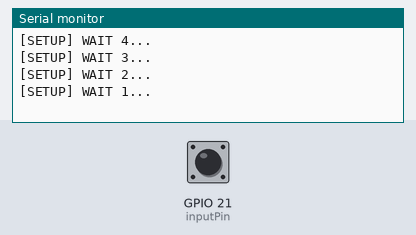
Bench run of a sketch on a simulated ESP32. Shown: the last lines printed to the serial monitor. The inputs (shaded band) are chosen by the test bench; at power-on: GPIO 21 (inputPin) HIGH. WiFi joins after 1.5 s; servers stay silent unless stated; uploads are accepted with an empty reply.

Above: at 5.2 s.
5.3 s: GPIO 21 (inputPin) pulled LOW for 0.15 s
At 8.0 s:
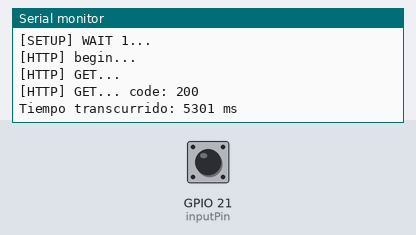
8.3 s: GPIO 21 (inputPin) pulled LOW for 1 s
At 8.46 s:
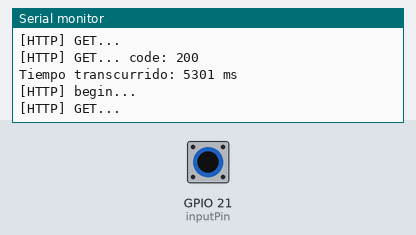
10.8 s: GPIO 21 (inputPin) pulled LOW for 0.15 s
At 12.3 s:
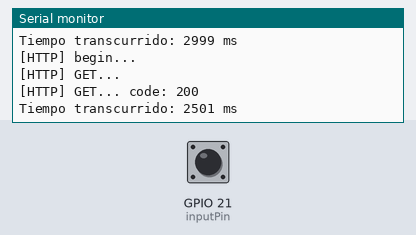
Timing chart, 0 to 13.8 s (numbered marks = the images above; inputs shaded):
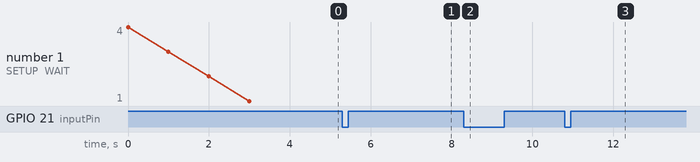

Measured:
- after the input at 5.3 s, the serial monitor: prints a new line after 1.5 s (image 1)
- after the input at 10.8 s, the serial monitor: prints a new line after 0.20 s (image 3)

The sketch:

p32_medir_tiempo_entre_activaciones_consulta_http_con_tiempo.ino
```cpp
/**
 * BasicHTTPClient.ino
 *
 *  Created on: 24.05.2015
 *
 */

#include <Arduino.h>

#include <WiFi.h>
#include <WiFiMulti.h>

#include <HTTPClient.h>

#define USE_SERIAL Serial

#include <ArduinoJson.h>

WiFiMulti wifiMulti;

//---------------------------------------//

int inputPin = 21;

// Variables para almacenar el estado actual y anterior del pin de entrada
int inputState = LOW;
int previousInputState = LOW;

// Variables para almacenar el tiempo de la última y la penúltima activación
unsigned long lastActivationTime = 0;
unsigned long previousActivationTime = 0;

//---------------------------------------//

//String host = "http://192.168.20.36:3000/";
String deviceId = "operario_2";

/*
const char* ca = \
"-----BEGIN CERTIFICATE-----\n" \
"MIIEkjCCA3qgAwIBAgIQCgFBQgAAAVOFc2oLheynCDANBgkqhkiG9w0BAQsFADA/\n" \
"MSQwIgYDVQQKExtEaWdpdGFsIFNpZ25hdHVyZSBUcnVzdCBDby4xFzAVBgNVBAMT\n" \
"DkRTVCBSb290IENBIFgzMB4XDTE2MDMxNzE2NDA0NloXDTIxMDMxNzE2NDA0Nlow\n" \
"SjELMAkGA1UEBhMCVVMxFjAUBgNVBAoTDUxldCdzIEVuY3J5cHQxIzAhBgNVBAMT\n" \
"GkxldCdzIEVuY3J5cHQgQXV0aG9yaXR5IFgzMIIBIjANBgkqhkiG9w0BAQEFAAOC\n" \
"AQ8AMIIBCgKCAQEAnNMM8FrlLke3cl03g7NoYzDq1zUmGSXhvb418XCSL7e4S0EF\n" \
"q6meNQhY7LEqxGiHC6PjdeTm86dicbp5gWAf15Gan/PQeGdxyGkOlZHP/uaZ6WA8\n" \
"SMx+yk13EiSdRxta67nsHjcAHJyse6cF6s5K671B5TaYucv9bTyWaN8jKkKQDIZ0\n" \
"Z8h/pZq4UmEUEz9l6YKHy9v6Dlb2honzhT+Xhq+w3Brvaw2VFn3EK6BlspkENnWA\n" \
"a6xK8xuQSXgvopZPKiAlKQTGdMDQMc2PMTiVFrqoM7hD8bEfwzB/onkxEz0tNvjj\n" \
"/PIzark5McWvxI0NHWQWM6r6hCm21AvA2H3DkwIDAQABo4IBfTCCAXkwEgYDVR0T\n" \
"AQH/BAgwBgEB/wIBADAOBgNVHQ8BAf8EBAMCAYYwfwYIKwYBBQUHAQEEczBxMDIG\n" \
"CCsGAQUFBzABhiZodHRwOi8vaXNyZy50cnVzdGlkLm9jc3AuaWRlbnRydXN0LmNv\n" \
"bTA7BggrBgEFBQcwAoYvaHR0cDovL2FwcHMuaWRlbnRydXN0LmNvbS9yb290cy9k\n" \
"c3Ryb290Y2F4My5wN2MwHwYDVR0jBBgwFoAUxKexpHsscfrb4UuQdf/EFWCFiRAw\n" \
"VAYDVR0gBE0wSzAIBgZngQwBAgEwPwYLKwYBBAGC3xMBAQEwMDAuBggrBgEFBQcC\n" \
"ARYiaHR0cDovL2Nwcy5yb290LXgxLmxldHNlbmNyeXB0Lm9yZzA8BgNVHR8ENTAz\n" \
"MDGgL6AthitodHRwOi8vY3JsLmlkZW50cnVzdC5jb20vRFNUUk9PVENBWDNDUkwu\n" \
"Y3JsMB0GA1UdDgQWBBSoSmpjBH3duubRObemRWXv86jsoTANBgkqhkiG9w0BAQsF\n" \
"AAOCAQEA3TPXEfNjWDjdGBX7CVW+dla5cEilaUcne8IkCJLxWh9KEik3JHRRHGJo\n" \
"uM2VcGfl96S8TihRzZvoroed6ti6WqEBmtzw3Wodatg+VyOeph4EYpr/1wXKtx8/\n" \
"wApIvJSwtmVi4MFU5aMqrSDE6ea73Mj2tcMyo5jMd6jmeWUHK8so/joWUoHOUgwu\n" \
"X4Po1QYz+3dszkDqMp4fklxBwXRsW10KXzPMTZ+sOPAveyxindmjkW8lGy+QsRlG\n" \
"PfZ+G6Z6h7mjem0Y+iWlkYcV4PIWL1iwBi8saCbGS5jN2p8M+X+Q7UNKEkROb3N6\n" \
"KOqkqm57TH2H3eDJAkSnh6/DNFu0Qg==\n" \
"-----END CERTIFICATE-----\n";
*/

void setup() {

    USE_SERIAL.begin(115200);

    pinMode(inputPin, INPUT_PULLUP);

    USE_SERIAL.println();
    USE_SERIAL.println();
    USE_SERIAL.println();

    for(uint8_t t = 4; t > 0; t--) {
        USE_SERIAL.printf("[SETUP] WAIT %d...\n", t);
        USE_SERIAL.flush();
        delay(1000);
    }

    wifiMulti.addAP("Salazar", "3187203725");

}

void loop() {

  // Lee el estado actual del pin de entrada
  inputState = digitalRead(inputPin);

  // Verifica si ha habido un cambio de estado
  if (inputState != previousInputState && inputState != HIGH) {
    // Almacena el tiempo actual como el tiempo de la última activación
    lastActivationTime = millis();

    // Calcula el tiempo transcurrido desde la penúltima activación
    unsigned long elapsedTime = lastActivationTime - previousActivationTime;
    if (elapsedTime >=2000){


      sendTime(elapsedTime,deviceId);
    }


    // Muestra el tiempo transcurrido en milisegundos
    Serial.print("Tiempo transcurrido: ");
    Serial.print(elapsedTime);
    Serial.println(" ms");

    // Actualiza el tiempo de la penúltima activación al tiempo de la última activación
    previousActivationTime = lastActivationTime;

    // Actualiza el estado anterior del pin de entrada al estado actual
    previousInputState = inputState;
  } else {
    // Actualiza el estado anterior del pin de entrada al estado actual
    previousInputState = inputState;
  }


    //delay(5000);
}


void sendTime(unsigned long int tiempo, String id) {

  String host = "http://192.168.20.36:3000/";

  // wait for WiFi connection

  if((wifiMulti.run() == WL_CONNECTED)) {

        HTTPClient http;

        USE_SERIAL.print("[HTTP] begin...\n");
        // configure traged server and url
        //http.begin("https://www.howsmyssl.com/a/check", ca); //HTTPS
        host += "?id=";
        host += String(id);
        host += "&";
        host += "tiempo=";
        host += String(tiempo);

        //http.begin("http://example.com/index.html"); //HTTP
        http.begin(host); //HTTP
        USE_SERIAL.print("[HTTP] GET...\n");
        // start connection and send HTTP header
        int httpCode = http.GET();

        // httpCode will be negative on error
        if(httpCode > 0) {
            // HTTP header has been send and Server response header has been handled
            USE_SERIAL.printf("[HTTP] GET... code: %d\n", httpCode);

            // file found at server
            if(httpCode == HTTP_CODE_OK) {
                String payload = http.getString();
                USE_SERIAL.println(payload);
            }
        } else {
            USE_SERIAL.printf("[HTTP] GET... failed, error: %s\n", http.errorToString(httpCode).c_str());
        }

        http.end();
    }
}
```
